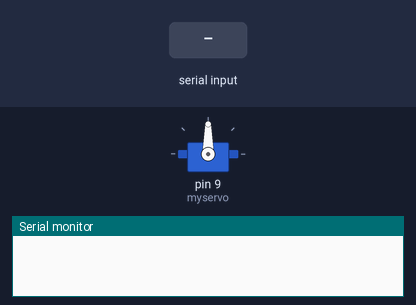
A sketch run on a simulated Arduino Uno, built with avr-gcc and run on an emulated ATmega328P. On the bench: servo, the last lines printed to the serial monitor. The test bench sets the inputs (shaded band).

Above: at 1.2 s.
1.3 s: "1" received over Serial
At 2.5 s:
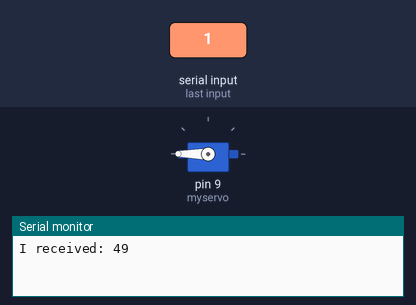
2.8 s: "2" received over Serial
At 3.9 s:
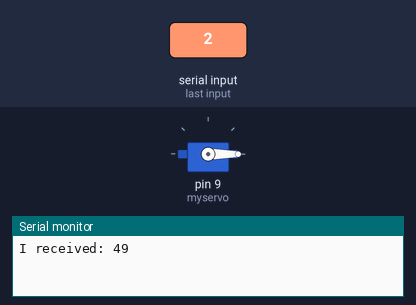
Timing chart, 0 to 5.8 s (numbered marks = the images above; inputs shaded):
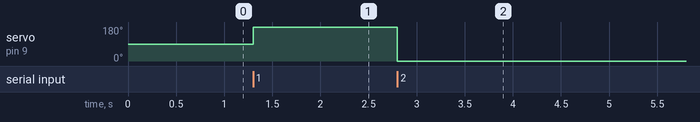

The sketch:

Magic_Wand_Code.ino
```cpp
#include <Servo.h>

//1 is to set it to 180*
//2 is to set it to 0*

Servo myservo;

int pos = 0;
int incomingByte = 0;

void setup()
{
  myservo.attach(9);  // attaches the servo on pin 9 to the servo object
  Serial.begin(9600);     // opens serial port, sets data rate to 9600 bps
}


void loop()
{

  if (Serial.available()) {
                // read the incoming byte:
                incomingByte = Serial.read();
           if (incomingByte == 49){
                // say what you got:
                Serial.print("I received: ");
                Serial.println(incomingByte, DEC);

    pos = 180;
    myservo.write(pos);              // tell servo to go to position in variable 'pos'
    delay(5);                       // waits 15ms for the servo to reach the position
  }
  else if(incomingByte == 50){

    pos = 0;
    myservo.write(pos);              // tell servo to go to position in variable 'pos'
    delay(5);                       // waits 15ms for the servo to reach the position
       }}

//---------------------------------------------------------------

}
```

Measured:
- after the input at 1.3 s, servo on pin 9 (myservo): 90° → 180° at once
- after the input at 2.8 s, servo on pin 9 (myservo): 180° → 0° at once
